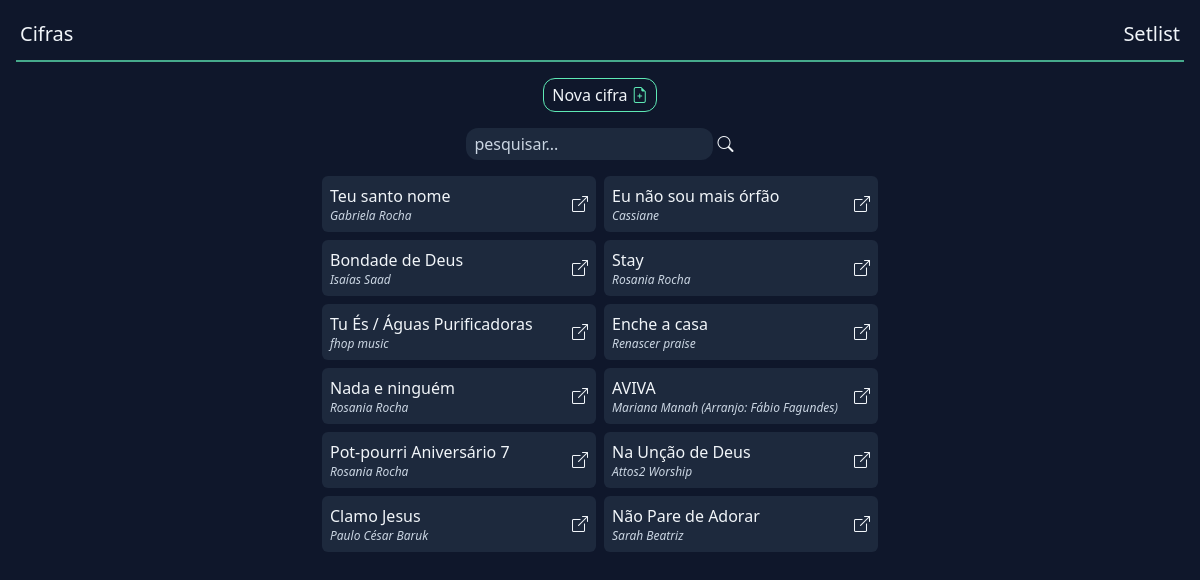
The page / on the database its author committed.
### tables this page shows
CREATE TABLE "chords"(
	id integer primary key,
  nome varchar(255),
  artista varchar(255),
  tom varchar(1),
  intro varchar(10),
  cifra text
);

### helpers.php (called while the page is built, shortened)
<?php
function view($view, $data = [])
{
    require "views/template/app.php";
}

### controllers/index.controller.php (called while the page is built, shortened)
<?php
$pesquisa = $_REQUEST['pesquisar'] ?? null;
if (!$pesquisa) {
    $cifras = $database
        ->query(
            "select * from chords",
            Chord::class
        )
        ->fetchAll();
}
view('index', ['cifras' => $cifras]);

### rotas.php (called while the page is built, shortened)
<?php
$controller = str_replace('/', '', parse_url($_SERVER['REQUEST_URI'])['path']);
if (!$controller) {
    $controller = 'index';
}
require "controllers/{$controller}.controller.php";

### index.php (called while the page is built, shortened)
<?php
require "database.php";
require "helpers.php";
require "rotas.php";

### database.php (called while the page is built, shortened)
<?php
class Database
{
    private $db;
    public function __construct()
    {
        $this->db = new PDO("sqlite:database.sqlite");
    }
    public function query(string $query, $class = null, array $params = [])
    {
        $prepare = $this->db->prepare($query);
        if ($class) {
            $prepare->setFetchMode(PDO::FETCH_CLASS, $class);
        }
        $prepare->execute($params);
        return $prepare;
    }
}
$database = new Database();

### views/partials/_chord-card.php (the view)
<a href="/cifra?id=<?= $cifra->id ?>">
    <div
        class="group bg-slate-800 text-slate-100 p-2
                        rounded-md flex items-start justify-between hover:bg-slate-700">
        <div>
            <p class="group-active:text-cyan-300"><?= $cifra->nome ?></p>
            <p class="text-xs text-slate-300 italic"><?= $cifra->artista ?></p>
        </div>
        <i class="bi bi-box-arrow-up-right text-slate-100 my-auto ml-4 group-active:text-cyan-300"></i>
    </div>
</a>

### views/index.view.php (shortened to what this page needs)
<div class="group flex mt-4 mx-auto">
    <a
        href="/nova-cifra"
        class="border-1 border-emerald-300 group-active:border-cyan-300 px-2 py-1 rounded-xl">
        Nova cifra
        <i class="bi bi-file-earmark-plus text-emerald-300 group-active:text-cyan-300"></i>
    </a>
</div>
<div class="group flex items-center gap-2 mx-auto">
    <form method="GET">
        <input
            type="text"
            name="pesquisar"
            placeholder="pesquisar..."
            class="group bg-slate-800 px-2 py-1 rounded-xl placeholder:text-slate-300 focus:outline-none focus:ring-1 focus:ring-emerald-300/75">
        <button type="submit">
            <i class="bi bi-search group-focus-within:text-emerald-300/75"></i>
        </button>
    </form>
</div>
<div class="gap-2 mx-auto max-w-lg grid grid-cols-1 md:grid-cols-2 md:max-w-xl">
    <?php foreach ($cifras as $cifra) {
        require 'partials/_chord-card.php';
    } ?>
</div>

### rows shown on the page
chords: nome "Teu santo nome", artista "Gabriela Rocha"
chords: nome "Eu não sou mais órfão", artista "Cassiane"
chords: nome "Bondade de Deus", artista "Isaías Saad"
chords: nome "Stay", artista "Rosania Rocha"
chords: nome "Tu És / Águas Purificadoras", artista "fhop music"
chords: nome "Enche a casa", artista "Renascer praise"
chords: nome "Nada e ninguém", artista "Rosania Rocha"
chords: nome "AVIVA", artista "Mariana Manah (Arranjo: Fábio Fagundes)"
chords: nome "Pot-pourri Aniversário 7", artista "Rosania Rocha"
chords: nome "Na Unção de Deus", artista "Attos2 Worship"
chords: nome "Clamo Jesus", artista "Paulo César Baruk"
chords: nome "Não Pare de Adorar", artista "Sarah Beatriz"
